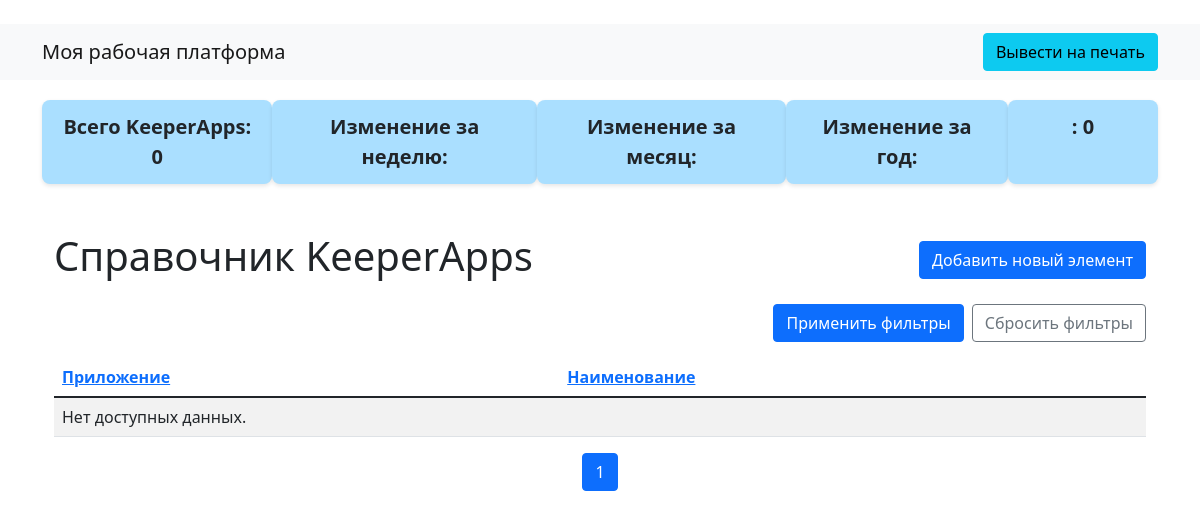
The page /commoncore/apps/ on the database as committed earlier.
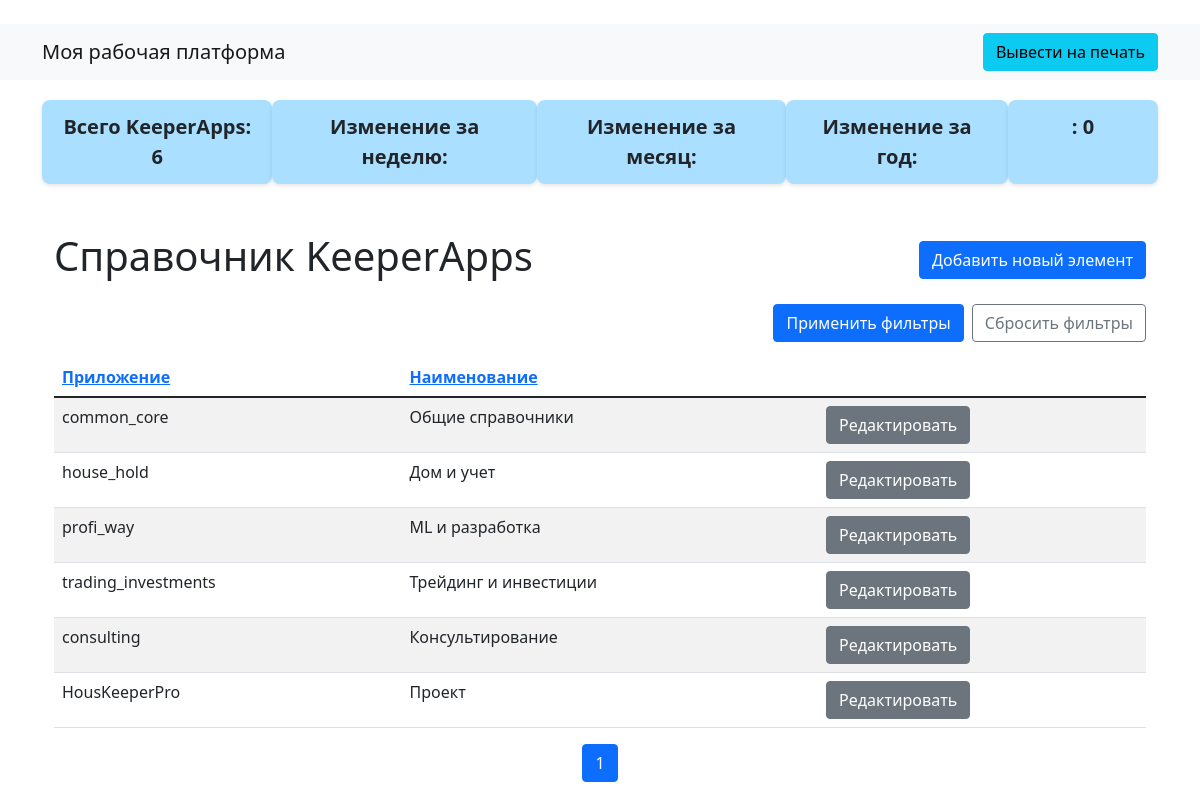
The same page on the database as committed later.
### common_core/models.py (models this page shows, shortened)
class KeeperApps(models.Model):
    appname = models.CharField(max_length=50)
    applabel =  models.CharField(max_length=50)

### common_core/views.py (the view)
# urls.py: path('apps/', views.AppsView.as_view(), name='apps'),
class AppsView(TemplateView):
    HEADERS = [
        {'appname': 'Приложение'},
        {'applabel': 'Наименование'},
    ]
    FILTERS = []
    model_name = KeeperApps
    model_form = AppsForm
    template_name = 'general_list.html'
    def get(self, request):
        return list_item(request, self.model_name,  self.model_form, self.FILTERS, self.HEADERS)

### common_core/views.py (called while the page is built)
def prepare_filters_and_headers(model_class, FILTERS, HEADERS):
    filters_collection = FilterCollection()
    for el in FILTERS:
        filters_collection.add_filter(model_class, el)
    headers = []
    for header in HEADERS:
        print('header: ', header)
        for key, value in header.items():
            headers.append({'field':key, 'label':value})
    return filters_collection, headers

def list_item(request, model_class=None, model_form=None, FILTERS=None, HEADERS=None, AGG_FIELD=None):
    if FILTERS is not None  and HEADERS is not None:
        filters_collection, headers = prepare_filters_and_headers(model_class, FILTERS, HEADERS)
    else:
        filters_collection = request.session.get('filters')
        headers =  request.session.get('headers')
        model_name = request.session.get('model_name')
        model_class = MODELS_AND_FORMS[model_name]['class']
        model_form = MODELS_AND_FORMS[model_name]['form']
    app_namespace = request.resolver_match.namespace
    return list_view(request, model_class, model_form, app_namespace, filters=filters_collection, headers=headers, agg_field=AGG_FIELD)

### house_keeper_pro/utils/filters.py (called while the page is built)
@register.filter()
def format_number(value):
    if isinstance(value, decimal.Decimal):
        return f'{value:,.2f}'.replace(',', ' ').replace('.', ',')
    elif isinstance(value, DateTimeField):
        return value.strftime('%Y-%m-%d %H:%M')
    else:
        return value

### house_keeper_pro/views.py (called while the page is built)
def log_route(request, message):
    logger.info(f"[Route]: {request.path} | Message: {message}")

def generate_urls(request, app_namespace, model_class, model_form):
    try:
        log_route(request, f"Формирование URL для пространства '{app_namespace}' и модели '{model_class.__name__}'.")
        urls = {
            'list': reverse(f"{app_namespace}:list"),
            f'add': reverse(f"{app_namespace}:add"),
            'edit': reverse(f"{app_namespace}:edit"),
        }
        print('urls: ', urls)
        log_route(request, f"Успешно сформированы URL: {urls}.")
        return urls
    except (NoReverseMatch, ImproperlyConfigured) as e:
        log_route(request, f"Ошибка при формировании URL: {str(e)}.")
        raise

### templates/general_list.html (shortened to what this page needs)
﻿<!DOCTYPE html>
{% extends 'base.html' %}
{% load static %}
{% block content %}
<div class="box-container">
    <div class="summary-box">Всего {{ total_count_label }}: {{ total_items }}</div>
    <div class="summary-box">Изменение за неделю:</div>
    <div class="summary-box">Изменение за месяц:</div>
    <div class="summary-box">Изменение за год:</div>
    <div class="summary-box">{{ totalsum_label }}: {{ totalsum_value|format_number }}</div>
</div>
<div class="container mt-5">
    <div class="d-flex align-items-center mb-3">
        <h1 class="me-auto">Справочник {{ total_count_label }}</h1>
        <a href="{{ add_url }}" class="btn btn-primary">Добавить новый элемент</a>
    </div>
    <form method="GET" class="d-flex justify-content-between w-100 align-items-center">
        <button type="submit" class="btn btn-primary ms-auto">Применить фильтры</button>
        <button type="button" onclick="resetFilters()" class="btn btn-outline-secondary ms-2">Сбросить фильтры</button>
    </form>
    <table class="table table-striped">
        <thead>
            <tr>
                {% for header in headers %}
                <th scope="col"><a href="{{ list_url }}?sort={{ header.field }}">{{ header.label }}</a></th>
                {% endfor %}
            </tr>
        </thead>
        <tbody>
            {% if items %}
            {% for item in items %}
            <tr>
                {% for el in item %}
                <td>{{ el.attr|format_number }}</td>
                {% endfor %}
                <td>
                    <a href="#" class="btn btn-secondary">Редактировать</a>
                </td>
            </tr>
            {% endfor %}
            {% else %}
            <tr>
                <td colspan="{{ headers|length|add:'1' }}">Нет доступных данных.</td>
            </tr>
            {% endif %}
        </tbody>
    </table>
    <nav aria-label="Pagination Navigation">
        <ul class="pagination justify-content-center">
            {% for pg_num in page_obj.paginator.page_range %}
            <li class="page-item {% if page_obj.number == pg_num %}active{% endif %}">
                <a class="page-link" href="?page={{ pg_num }}">{{ pg_num }}</a>
            </li>
            {% endfor %}
        </ul>
    </nav>
</div>
{% endblock %}

### templates/base.html (shortened to what this page needs)
<!DOCTYPE html>
<html lang="ru">
<head>
    <link rel="stylesheet" href="https://cdn.jsdelivr.net/npm/bootstrap@5.1.3/dist/css/bootstrap.min.css">
</head>
<body>
    <nav class="navbar navbar-light bg-light mb-3">
        <div class="container">
            <a class="navbar-brand" href="/">Моя рабочая платформа</a>
            <button onclick="printPage(event)" class="btn btn-info ms-2">Вывести на печать</button>
        </div>
    </nav>
    <main role="main" class="container">
        {% block content %}{% endblock %}
    </main>
</body>
</html>

### templates/base.html (style rules this page uses)
.box-container { display: flex; justify-content: space-between; margin-top: 20px; }
.summary-box { background-color: #aadfff; border-radius: 8px; box-shadow: 0 2px 4px rgba(0, 0, 0, 0.1); padding: 12px 20px; min-width: 150px; text-align: center; font-size: 20px; font-weight: bold; }

Rows that differ between the two databases and show on the page:
added KeeperApps: attr "common_core" "Общие справочники"
added KeeperApps: attr "house_hold" "Дом и учет"
added KeeperApps: attr "profi_way" "ML и разработка"
added KeeperApps: attr "trading_investments" "Трейдинг и инвестиции"
added KeeperApps: attr "consulting" "Консультирование"
added KeeperApps: attr "HousKeeperPro" "Проект"
Other text that changed with them:
{{ total_items }}: "0" → "6"
new list line: "Редактировать"
text no longer shown: "Нет доступных данных."
